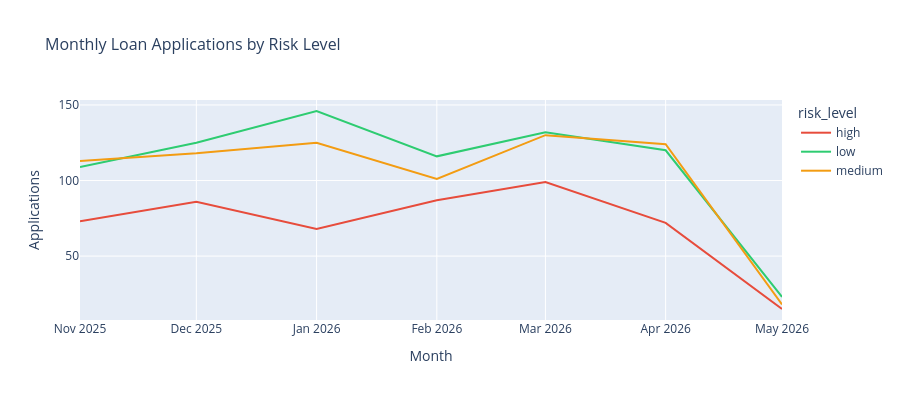

The cell this chart's notebook holds for it:
### Markdown cell above
## 2.7 Temporal Trend — Applications Over Time

### Code cell
monthly = (df.groupby([df['application_date'].dt.to_period('M'), 'risk_level'])
             .size()
             .reset_index(name='count'))
monthly['application_date'] = monthly['application_date'].dt.to_timestamp()

fig = px.line(
    monthly, x='application_date', y='count', color='risk_level',
    color_discrete_map=RISK_COLORS,
    title='Monthly Loan Applications by Risk Level',
    labels={'count': 'Applications', 'application_date': 'Month'},
    height=400
)
fig.update_traces(line_width=2)
fig.update_layout(title_font_size=16)
fig.write_html('outputs/monthly_trend.html')
fig.show()
print('✅ Saved → outputs/monthly_trend.html')

### Figure 1 — Plotly figure (JSON) as saved in the notebook; plotly's stock layout.template omitted (floating-point values rounded to 4 significant figures)
{"data": [{"hovertemplate": "risk_level=high<br>Month=%{x}<br>Applications=%{y}<extra></extra>", "legendgroup": "high", "line": {"color": "#e74c3c", "dash": "solid", "width": 2}, "marker": {"symbol": "circle"}, "mode": "lines", "name": "high", "orientation": "v", "showlegend": true, "type": "scatter", "x": ["2025-11-01T00:00:00.000000000", "2025-12-01T00:00:00.000000000", "2026-01-01T00:00:00.000000000", "2026-02-01T00:00:00.000000000", "2026-03-01T00:00:00.000000000", "2026-04-01T00:00:00.000000000", "2026-05-01T00:00:00.000000000"], "xaxis": "x", "y": [73, 86, 68, 87, 99, 72, 15], "yaxis": "y"}, {"hovertemplate": "risk_level=low<br>Month=%{x}<br>Applications=%{y}<extra></extra>", "legendgroup": "low", "line": {"color": "#2ecc71", "dash": "solid", "width": 2}, "marker": {"symbol": "circle"}, "mode": "lines", "name": "low", "orientation": "v", "showlegend": true, "type": "scatter", "x": ["2025-11-01T00:00:00.000000000", "2025-12-01T00:00:00.000000000", "2026-01-01T00:00:00.000000000", "2026-02-01T00:00:00.000000000", "2026-03-01T00:00:00.000000000", "2026-04-01T00:00:00.000000000", "2026-05-01T00:00:00.000000000"], "xaxis": "x", "y": [109, 125, 146, 116, 132, 120, 23], "yaxis": "y"}, {"hovertemplate": "risk_level=medium<br>Month=%{x}<br>Applications=%{y}<extra></extra>", "legendgroup": "medium", "line": {"color": "#f39c12", "dash": "solid", "width": 2}, "marker": {"symbol": "circle"}, "mode": "lines", "name": "medium", "orientation": "v", "showlegend": true, "type": "scatter", "x": ["2025-11-01T00:00:00.000000000", "2025-12-01T00:00:00.000000000", "2026-01-01T00:00:00.000000000", "2026-02-01T00:00:00.000000000", "2026-03-01T00:00:00.000000000", "2026-04-01T00:00:00.000000000", "2026-05-01T00:00:00.000000000"], "xaxis": "x", "y": [113, 118, 125, 101, 130, 124, 18], "yaxis": "y"}], "layout": {"height": 400, "legend": {"title": {"text": "risk_level"}, "tracegroupgap": 0}, "title": {"font": {"size": 16}, "text": "Monthly Loan Applications by Risk Level"}, "xaxis": {"anchor": "y", "domain": [0, 1], "title": {"text": "Month"}}, "yaxis": {"anchor": "x", "domain": [0, 1], "title": {"text": "Applications"}}}}
